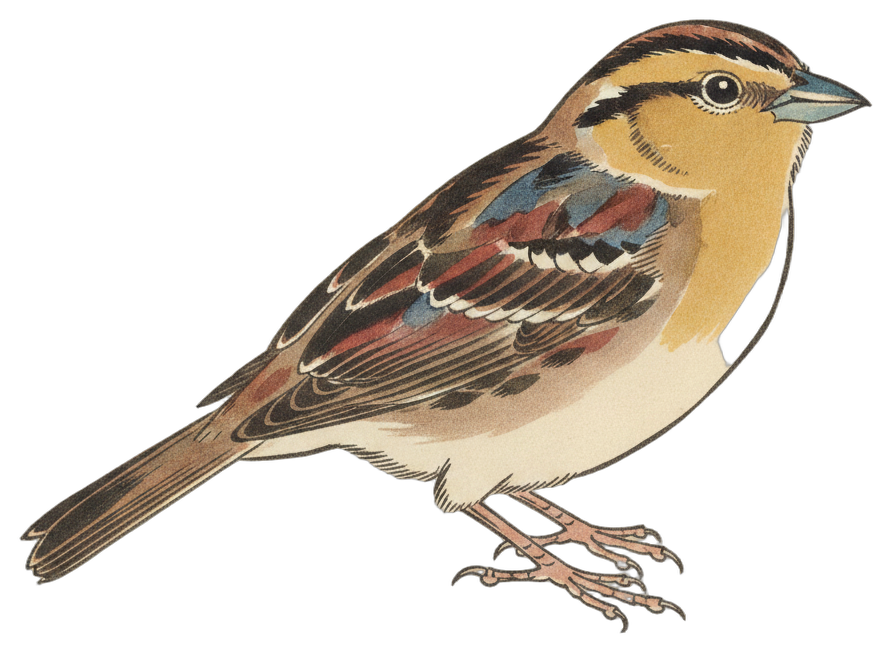
#> input picture avian/assets/illustrations/ammospiza-leconteii.png, 891 x 653 px; its folder holds 3 pictures in this run
$ python build_masks.py
#> lines starting #> are read from the running program, lines starting #| are printed output that depends on the picture
#!/usr/bin/env python3
"""AvianVisitors - rebuild the collage silhouette masks from the cutouts.

Step 3 of the illustration pipeline (after pregen.py and cutout.py).

The collage packs birds by their actual silhouette, not bounding boxes,
so the frontend ships a tiny 1-bit mask per illustration inlined in
apt.js. This reads every cutout in avian/assets/illustrations/ and
rewrites the DIMS and MASKS tables in avian/frontend/apt.js:

    DIMS[slug]  = [w, h]  aspect, scaled so the long side is 560
    MASKS[slug] = {w, h, bits}  silhouette downscaled to <=93px, 1-bit
                  packed MSB-first row-major, base64. A bit is 1 where
                  the cutout is opaque (alpha > 127). This is exactly
                  what loadMask() in apt.js decodes.

Run after changing the illustration set, then bump SKETCH_VERSION and
IMG_VERSION in apt.js so browsers drop their cached copies.

Usage:
    python3 build_masks.py            # rewrite apt.js in place
    python3 build_masks.py --check    # report only, don't write
"""
from __future__ import annotations
import argparse
import base64
import json
import re
import sys
from pathlib import Path

DIM_MAX = 560   # long side of the stored aspect
MASK_MAX = 93   # long side of the stored silhouette
ALPHA_ON = 127  # opaque above this -> silhouette bit set


def build_tables(illus_dir: Path):
    """Return (dims, masks) dicts keyed by slug, in sorted order."""
    from PIL import Image
    dims, masks = {}, {}
    pngs = sorted(p for p in illus_dir.glob("*.png")
                  if re.fullmatch(r"[a-z0-9]+(?:-[a-z0-9]+)*", p.stem))
    for p in pngs:
        slug = p.stem
        im = Image.open(p).convert("RGBA")
#> im is the input picture: PIL image 891x653 RGBA; mean R, G, B, A 51.6, 43.9, 34.8, 84.5
        w, h = im.size
#> w = 891; h = 653
        scale = DIM_MAX / max(w, h)
#> scale = 0.629
        dims[slug] = [round(w * scale), round(h * scale)]

        ms = MASK_MAX / max(w, h)
#> ms = 0.104
        mw, mh = max(1, round(w * ms)), max(1, round(h * ms))
#> mw = 93; mh = 68
        alpha = im.getchannel("A").resize((mw, mh), Image.LANCZOS)
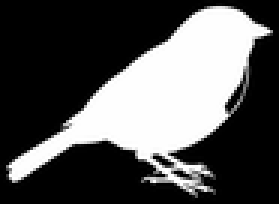
#> alpha: PIL image 93x68 L (shown 3 times larger); min 0, max 255, mean 84.6
        px = alpha.load()
        bits = bytearray((mw * mh + 7) // 8)
        for y in range(mh):
            for x in range(mw):
                if px[x, y] > ALPHA_ON:
                    i = y * mw + x
                    bits[i >> 3] |= 1 << (7 - (i & 7))
        masks[slug] = {"w": mw, "h": mh, "bits": base64.b64encode(bytes(bits)).decode()}
#> pass 2 of the loop in build_tables, `for p in pngs:`:
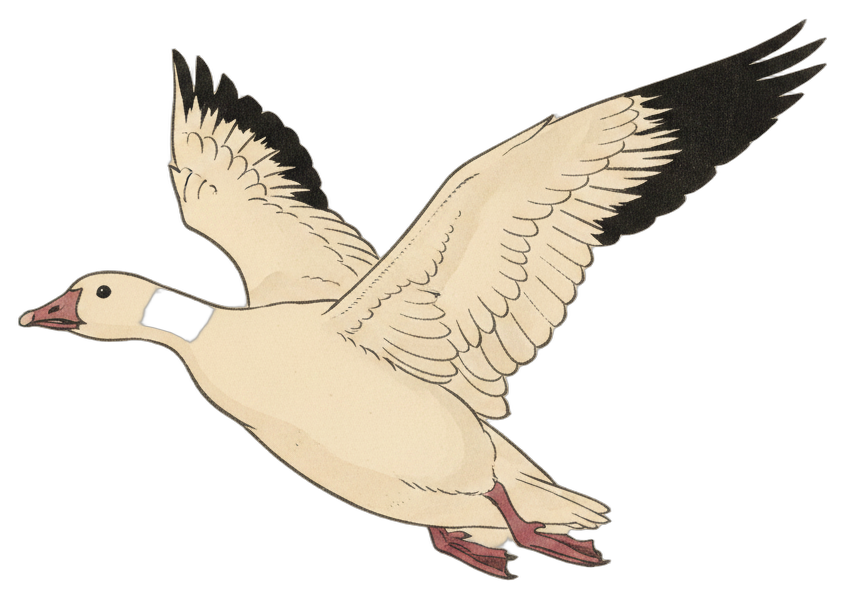
#> input picture avian/assets/illustrations/anser-rossii-2.png, 845 x 599 px
#> in build_tables, im is the input picture: PIL image 845x599 RGBA; mean R, G, B, A 62.6, 57.1, 48.5, 81.6
#> in build_tables, `alpha = im.getchannel("A").resize((mw, mh), Image.LANCZOS)`:
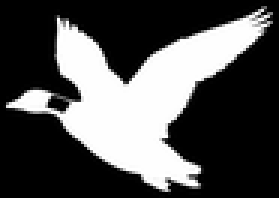
#> alpha: PIL image 93x66 L (shown 3 times larger); min 0, max 255, mean 81.7
#> pass 3 of the loop in build_tables, `for p in pngs:`:
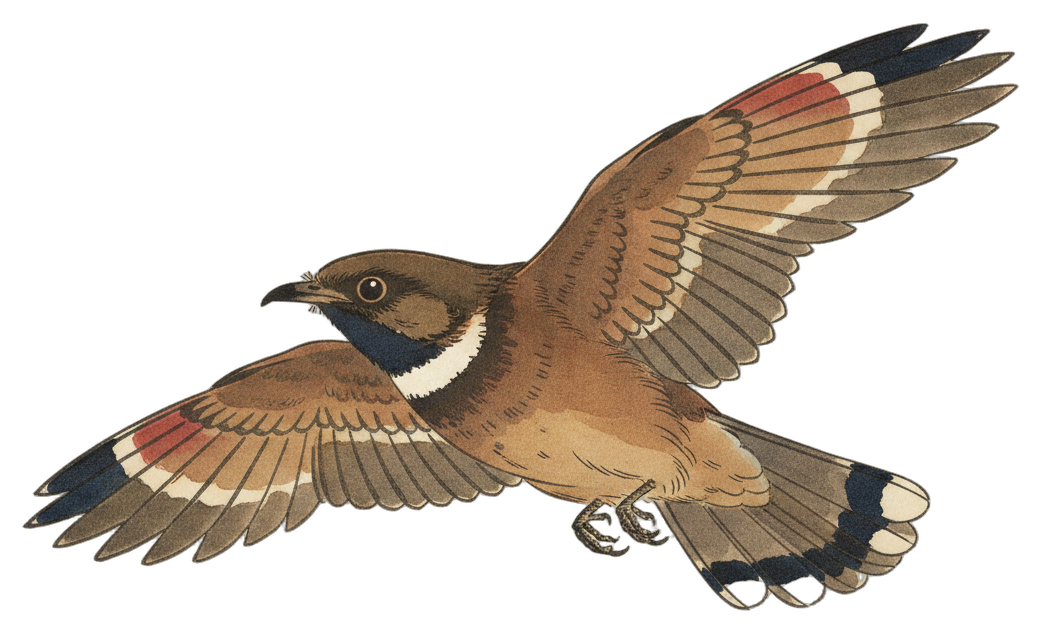
#> input picture avian/assets/illustrations/antrostomus-carolinensis-2.png, 1042 x 633 px
#> in build_tables, im is the input picture: PIL image 1042x633 RGBA; mean R, G, B, A 49.6, 40.2, 30.7, 92.5
#> in build_tables, `alpha = im.getchannel("A").resize((mw, mh), Image.LANCZOS)`:
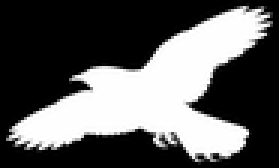
#> alpha: PIL image 93x56 L (shown 3 times larger); min 0, max 255, mean 92.5
    return dims, masks


def replace_decl(src: str, name: str, value: str) -> str:
    """Replace `var <name> = {...};` (single line) with the new value."""
    pat = re.compile(r"  var " + name + r" = \{.*?\};")
    repl = f"  var {name} = {value};"
    new, n = pat.subn(lambda _m: repl, src, count=1)
    if n != 1:
        raise SystemExit(f"error: could not find `var {name} = {{...}};` in apt.js")
    return new


def main() -> int:
    here = Path(__file__).resolve().parents[1]
    ap = argparse.ArgumentParser(description=__doc__,
                                 formatter_class=argparse.RawDescriptionHelpFormatter)
    ap.add_argument("--illustrations", type=Path, default=here / "assets" / "illustrations",
                    help="Cutout directory (default: avian/assets/illustrations/)")
    ap.add_argument("--apt", type=Path, default=here / "frontend" / "apt.js",
                    help="Frontend file to patch (default: avian/frontend/apt.js)")
    ap.add_argument("--check", action="store_true",
                    help="Report counts and don't write apt.js")
    args = ap.parse_args()

    dims, masks = build_tables(args.illustrations)
    perched = sum(1 for k in dims if not k.endswith("-2"))
#> perched = 1
    flight = sum(1 for k in dims if k.endswith("-2"))
#> flight = 2
    print(f"built {len(dims)} masks ({perched} perched + {flight} flight) "
          f"from {args.illustrations}")
#| built 3 masks (1 perched + 2 flight) from avian/assets/illustrations
    if not dims:
        print("error: no cutouts found", file=sys.stderr)
        return 1

    dims_json = json.dumps(dims, separators=(",", ":"))
    masks_json = json.dumps(masks, separators=(",", ":"))

    if args.check:
        src = args.apt.read_text()
        cur = json.loads(re.search(r"var DIMS = (\{.*?\});", src).group(1))
        added = sorted(set(dims) - set(cur))
        removed = sorted(set(cur) - set(dims))
        print(f"apt.js currently has {len(cur)} entries; "
              f"+{len(added)} new, -{len(removed)} removed")
        if added:
            print("  new:", ", ".join(added[:8]) + (" ..." if len(added) > 8 else ""))
        if removed:
            print("  gone:", ", ".join(removed[:8]) + (" ..." if len(removed) > 8 else ""))
        return 0

#> (the run stopped early here; a loop or call above may not have finished)
